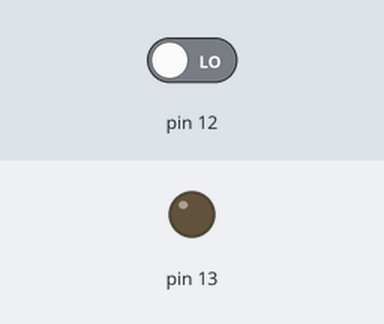
A sketch run on a simulated Arduino Uno, built with avr-gcc and run on an emulated ATmega328P. Parts: output pins drawn as LEDs (lit = HIGH). Inputs (shaded band) come from the test bench; at power-on: pin 12 LOW.

Above: at 1.2 s.
1.3 s: pin 12 driven HIGH
At 1.9 s:
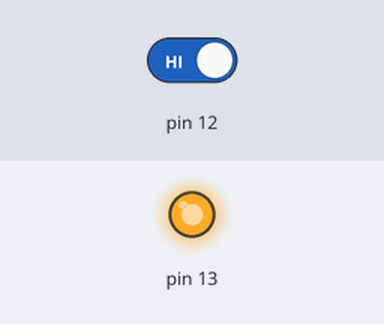
2.8 s: pin 12 driven LOW
At 4.2 s:
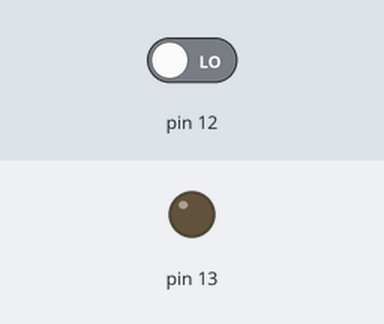
Timing chart, 0 to 5.8 s (numbered marks = the images above; inputs shaded):
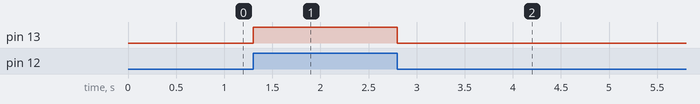

Measured:
- after the input at 1.3 s, pin 13: LOW → HIGH at once
- after the input at 2.8 s, pin 13: HIGH → LOW at once

The sketch:

continuity.ino
```cpp
void setup() {
  // put your setup code here, to run once:
pinMode(13,OUTPUT);
}

void loop() {
  // put your main code here, to run repeatedly:
while(1)
{
  while(digitalRead(12))
  digitalWrite(13,HIGH);
  digitalWrite(13,LOW);

}
}
```
